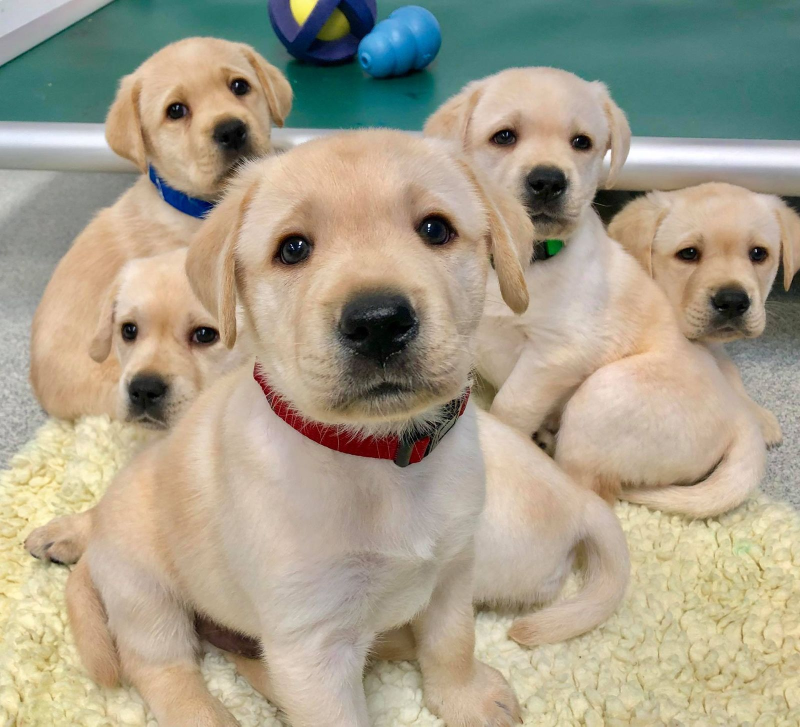
#> input picture data/dogs.jpg, 1600 x 1453 px (shown at 1/2 size)
$ python resizing.py
#> lines starting #> are read from the running program, lines starting #| are printed output that depends on the picture
import os
import cv2


img = cv2.imread(os.path.join('.', 'data', 'dogs.jpg'))
#> img is the input picture: shape (1453, 1600, 3); mean B, G, R 139, 159.5, 167.9
resized_img = cv2.resize(img, (800, 727))
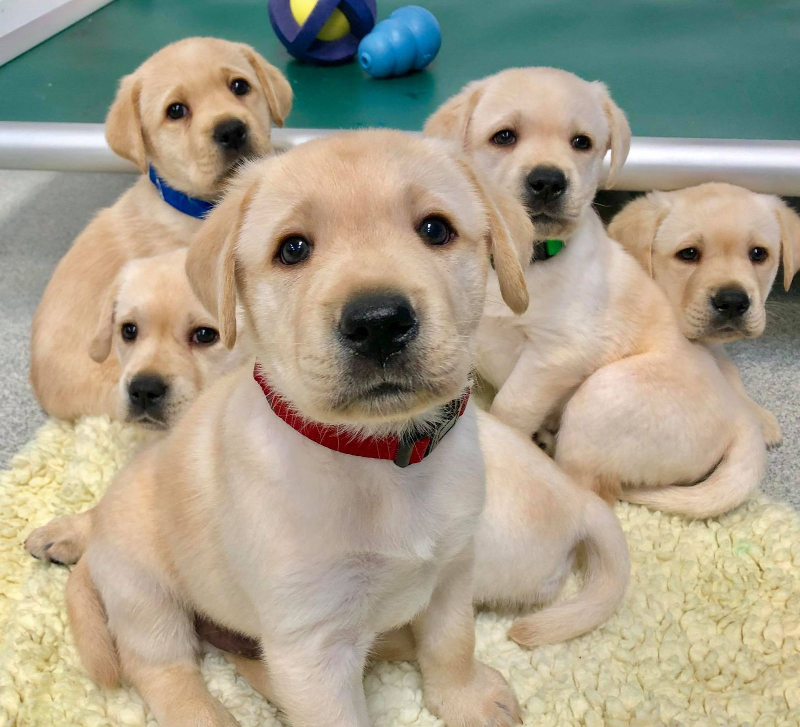
#> resized_img: shape (727, 800, 3); mean B, G, R 138.9, 159.4, 167.8
print(img.shape)
#| (1453, 1600, 3)
print(resized_img.shape)
#| (727, 800, 3)
cv2.imshow('img', img)
cv2.imshow('resized_img', resized_img)
cv2.waitKey(0)

$ run again, with data/bird.jpg copied over data/dogs.jpg
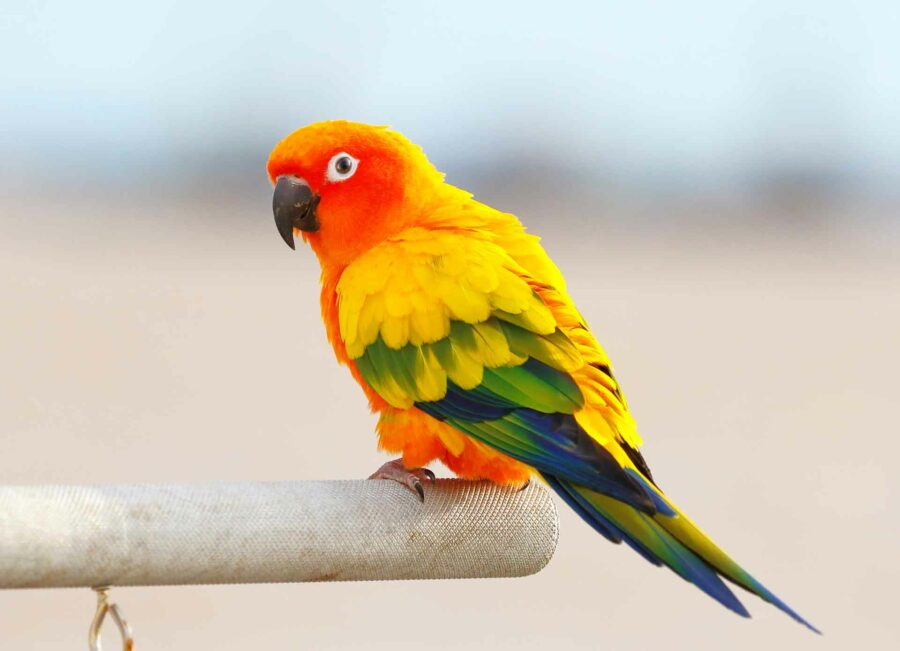
#> input picture data/bird.jpg, 900 x 651 px
#> img is the input picture: shape (651, 900, 3); mean B, G, R 176, 197.7, 207.4
#> `resized_img = cv2.resize(img, (800, 727))`:
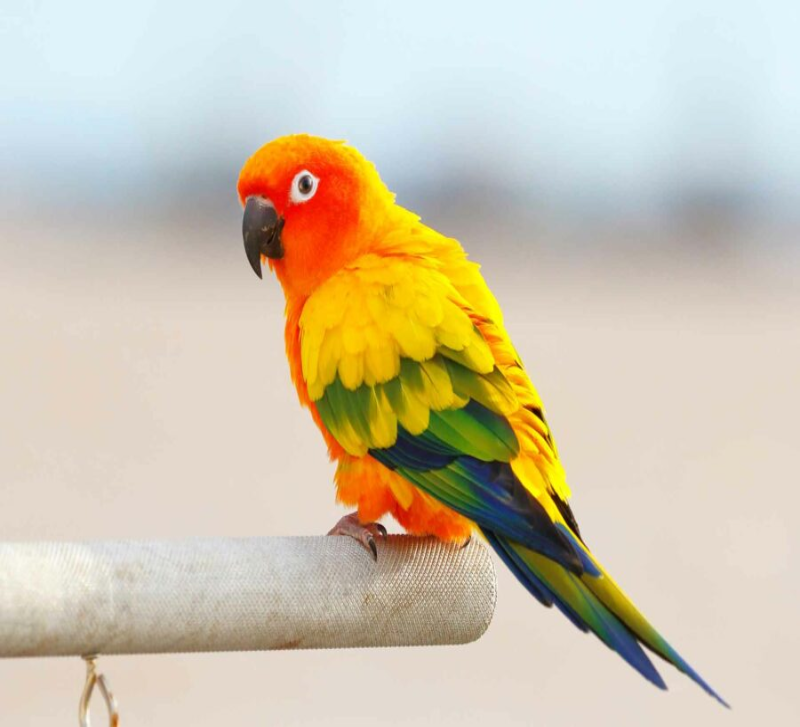
#> resized_img: shape (727, 800, 3); mean B, G, R 175.9, 197.6, 207.4
#| (651, 900, 3)
#| (727, 800, 3)
